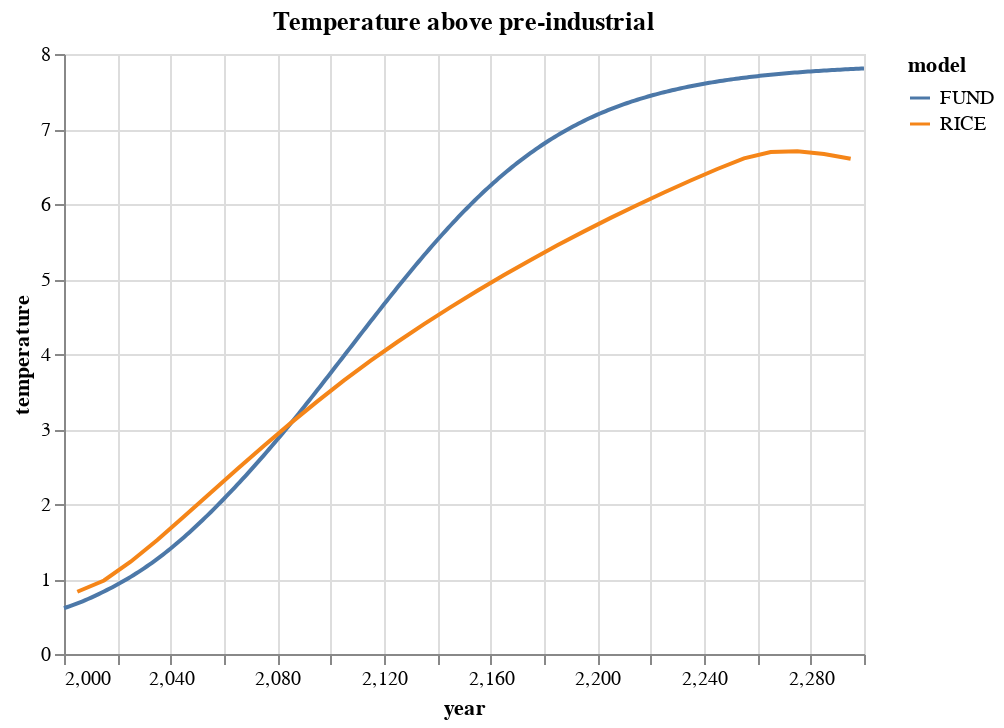

Write notebook code for a chart like this one.
### Code cell
df |> @filter(2000 <= _.year <= 2300) |> @vlplot(:line, x=:year, y=:temperature, color=:model, width=400, width=400, title="Temperature above pre-industrial")

### Figure 1 — Vega-Lite specification as saved in the notebook (floating-point values rounded to 4 significant figures; data arrays with more than 128 entries replaced by an {"elided": "..."} marker saying what was removed)
{"data": {"values": {"elided": "331 records"}}, "encoding": {"color": {"field": "model", "type": "nominal"}, "x": {"field": "year", "type": "quantitative"}, "y": {"field": "temperature", "type": "quantitative"}}, "mark": "line", "title": "Temperature above pre-industrial", "width": 400}
